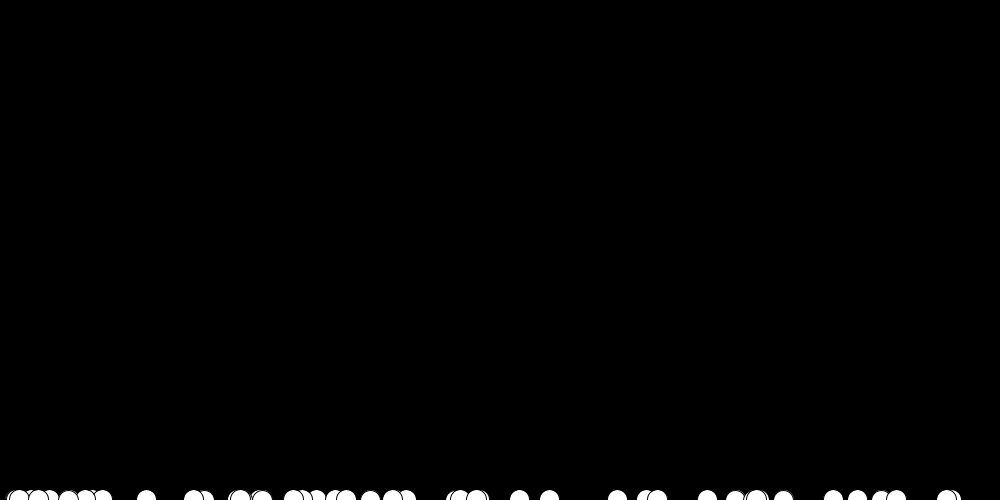
Frame 1 (no input)
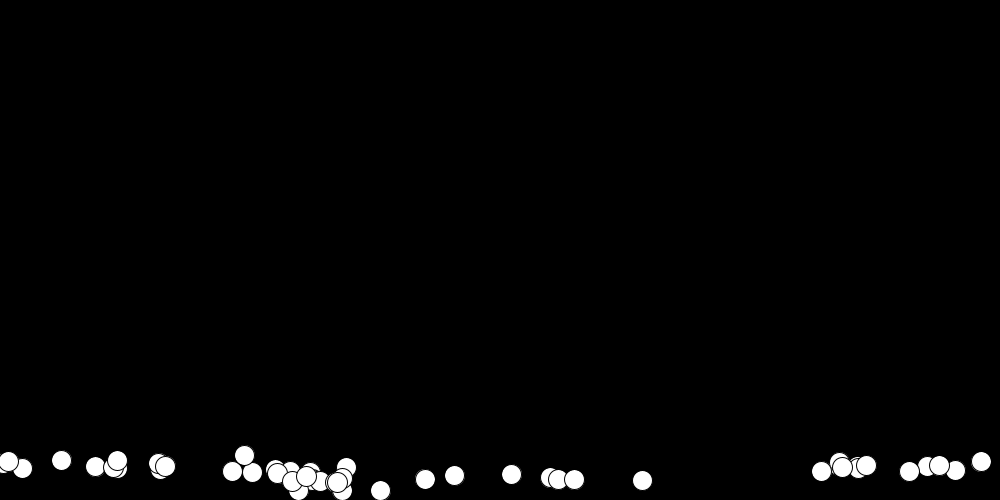
Frame 60 (the mouse pressed at the canvas centre just before this capture)
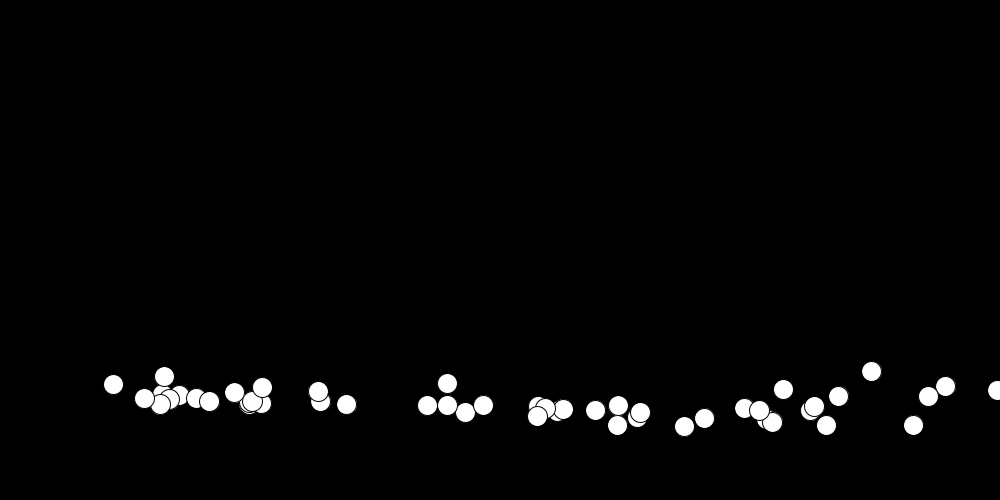
Frame 120 (the mouse held since frame 60 and released just before this capture)

The Processing sketch that drew these frames (run headless with seeded random() and noise(); from frame 60 on, the mouse is pressed at the canvas centre):

// Processing sketch: pedrocascais_brownianmotion2_force1
// ── pedrocascais_brownianmotion2_force1.pde



part p[];



void setup(){
  size(1000,500);
  frameRate(30);

  p = new part[50];
  for(int i=0; i < p.length; i++)
    p[i] = new part();

  background(0);

}

void draw(){

  background(0);
  
  for(int i=0; i < p.length; i++){
    
    for(int j=0; j <i; j++){
       p[i].interact(p[j]); 
    }
    
    p[i].update();
    
    p[i].draw();// = new part();
    
  }

  
}


void keyPressed(){
 background(0); 
}

// ── part.pde
class part {
  float x,y;
  float vx,vy;
  float ax,ay;

  part(){
    x = random(0,width);
    y = height;
  }



  void goMouse(float x0, float y0){
   float dx = x0 -x;
   float dy = y0 -y;
   float d = sqrt(dx*dx+dy*dy);
   float spring = 0.05;
   
   if(d> 0 && d < 230) {
     
//        float angle = atan2(dy, dx);
//        float targetX = x + cos(angle) * 10.2;
//        float targetY = y + sin(angle) * 10.2;
      d = 1f/d;
      dx *=d*spring;
      dy*=d*spring;

         ax += dx;
         ay += dy;//(targetY - y0) * spring;
//        vx += ax;
//        vy += ay;
    
     
   }
    
   
    
  }


  void interact(part p){
   float dx = p.x -x;
   float dy = p.y -y;
   float d = sqrt(dx*dx+dy*dy);
   float spring = 0.16;
   
   if(d> 0 && d < 130) {
     
     
          d = 1f/d;
      dx *=d*spring;
      dy*=d*spring;

         ax += dx;
         ay += dy;//(targetY - y0) * spring;

     
     
// 
//
//     float angle = atan2(dy, dx);
//        float targetX = x + cos(angle) * 0.2;
//        float targetY = y + sin(angle) * 0.2;
//         ax += (targetX - p.x) * spring;
//         ay += (targetY - p.y) * spring;
////        vx -= ax;
////        vy -= ay;
//  //obstaculo não se move
//        p.ax += ax;
//        p.ay += ay;
    
     
   }
    
   
    
  }

  void update(){
    
    ax+=random(-0.03,0.03);
    ay+=random(-0.05,0.02);
    
    vx += ax;
    vy += ay;
    
    x += vx;
    y += vy;
    
    ax = 0;
    ay = 0;
    
    if(y < 0 || y > height)
      vy = -vy; //y = 0;
      
    if(x < 0 || x > width)
      vx = -vx;
    
  }

  void draw(){
      
    ellipse(x,y,20,20);
  }

}
